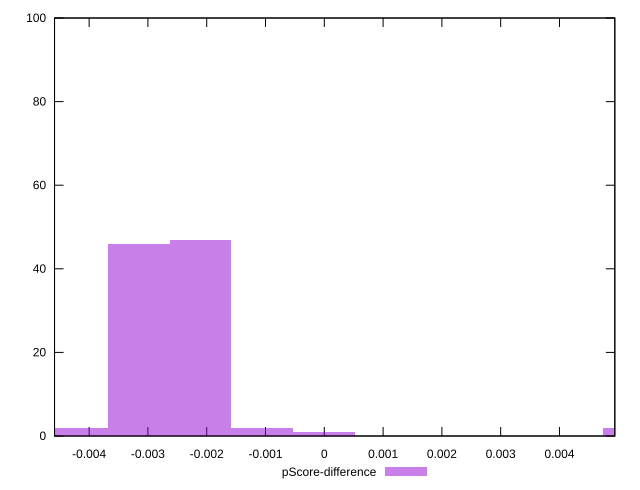

Source code (gnuplot):
reset

$pScoreDifference <<EOF
-0.002105740708154233 47
-0.00315861106223135 46
-0.004211481416308466 2
-0.0010528703540771166 2
0.005264351770385583 2
0 1
EOF

set key outside below
set boxwidth 0.0010528703540771166
set xrange [-0.004588235294117671:0.004941176470588227]
set yrange [0:100]
set trange [0:100]
set style fill transparent solid 0.5 noborder
set terminal svg size 640, 490 enhanced background rgb 'white'
set output "report_00009_2021-02-08T22-37-41.559Z/uses-rel-preload/samples/pages+cached+noadtech+nomedia/pScore-difference/histogram.svg"

plot $pScoreDifference title "pScore-difference" with boxes

reset
